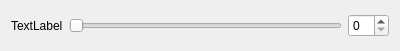
<?xml version="1.0" encoding="UTF-8"?>
<ui version="4.0">
 <class>Form</class>
 <widget class="QWidget" name="Form">
  <property name="geometry">
   <rect>
    <x>0</x>
    <y>0</y>
    <width>400</width>
    <height>51</height>
   </rect>
  </property>
  <property name="windowTitle">
   <string>Form</string>
  </property>
  <layout class="QGridLayout" name="gridLayout">
   <item row="0" column="0">
    <widget class="QLabel" name="label">
     <property name="text">
      <string>TextLabel</string>
     </property>
    </widget>
   </item>
   <item row="0" column="1">
    <widget class="QSlider" name="horizontalSlider">
     <property name="orientation">
      <enum>Qt::Horizontal</enum>
     </property>
    </widget>
   </item>
   <item row="0" column="2">
    <widget class="QSpinBox" name="spinBox"/>
   </item>
  </layout>
 </widget>
 <resources/>
 <connections/>
</ui>
